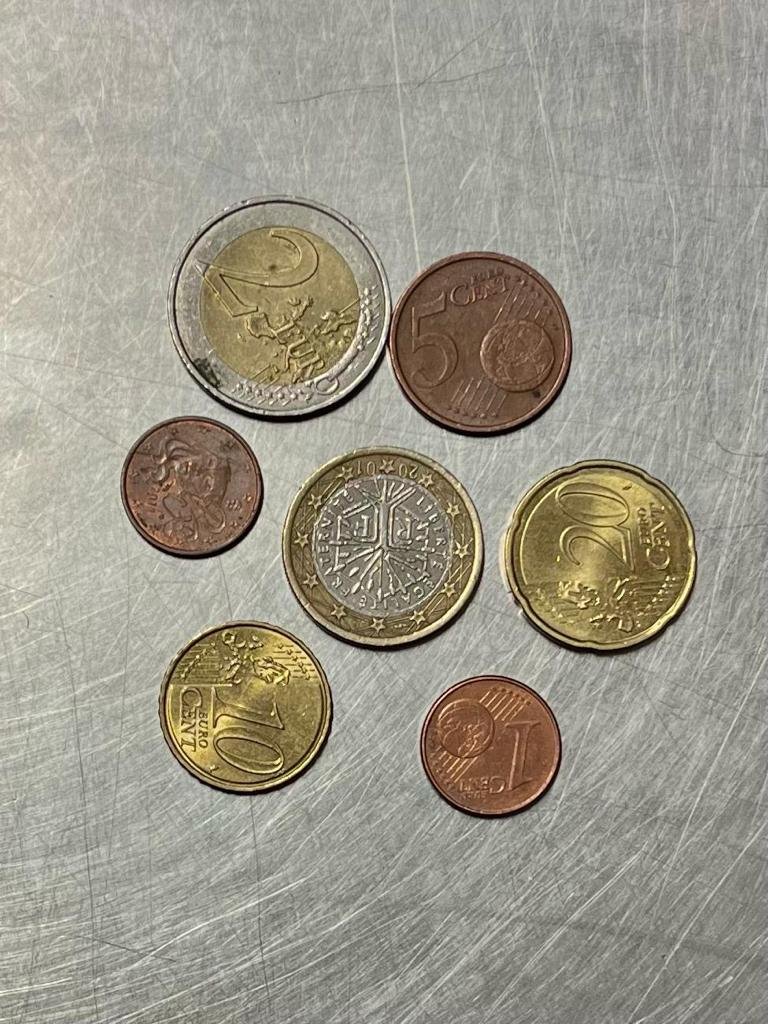
#> input picture dataset/images/100.JPG, 768 x 1024 px
$ python -i segmentation.py   (imports and definitions only)
#> lines starting #> are read from the running program, lines starting #| are printed output that depends on the picture; after the words box and inside, x2 and y2 are one past the last pixel; in counts of white or black regions, pixels touching at a corner belong together
#> further down, picture is the input picture: shape (1024, 768, 3); mean B, G, R 138.3, 152.2, 156.8
# segmentation.py
import cv2
import numpy as np
import matplotlib.pyplot as plt
from skimage.filters import threshold_multiotsu
from scipy.signal import find_peaks
from .postprocessing import *
from .preprocess import *


# [6 lines left out: function apply_segmentation, not called in this run]

"""
def apply_segmentation1(hist_processed_image, thresholds):
    # Appliquer la segmentation basée sur les seuils
    #_, segmented_image = cv2.threshold(hist_processed_image, thresholds[0], 255, cv2.THRESH_BINARY)
    segmented_image = np.digitize(hist_processed_image, bins=thresholds)

    return segmented_image

def apply_segmentation2(hist_processed_image, thresholds):
    # Initialize segmented image
    segmented_image = np.zeros_like(hist_processed_image)

    # Assign different intensity values to different classes based on thresholds
    num_classes = len(thresholds) + 1
    for i, threshold in enumerate(thresholds):
        intensity = int(255 * (i+1) / num_classes)  # Change here
        if i == 0:
            # Pixels below the first threshold belong to class 0
            segmented_image[hist_processed_image <= threshold] = intensity
        elif i == len(thresholds):
            # Pixels above the last threshold belong to the last class
            segmented_image[hist_processed_image > thresholds[-1]] = 255
        else:
            # Pixels between consecutive thresholds belong to intermediate classes
            segmented_image[(hist_processed_image > thresholds[i-1]) & (hist_processed_image <= threshold)] = intensity

    # Invert segmented image to have white regions
    inverted_segmented_image = 255 - segmented_image

    return inverted_segmented_image

"""

# [31 lines left out: functions apply_otsu_threshold, multi_otsu_thresholding, not called in this run]

def apply_adaptive_threshold(image):
    # Apply adaptive thresholding
    segmented_image = cv2.adaptiveThreshold(image, 255, cv2.ADAPTIVE_THRESH_GAUSSIAN_C, cv2.THRESH_BINARY, 21, 7)
    #segmented_image = cv2.adaptiveThreshold(image, 255, cv2.ADAPTIVE_THRESH_MEAN_C, cv2.THRESH_BINARY, 11, 2)
    return segmented_image

def color_based_segmentation(image):
    # Convert image from BGR to HSV color space
    hsv_image = cv2.cvtColor(image, cv2.COLOR_BGR2HSV)
#> hsv_image: shape (1024, 768, 3); mean H, S, V 27.8, 35.8, 157.2

    # Initialize segmented image
    segmented_image = np.zeros_like(image)

    # Apply adaptive thresholding on the saturation channel to adapt to lighting conditions
    saturation_channel = hsv_image[:, :, 1]
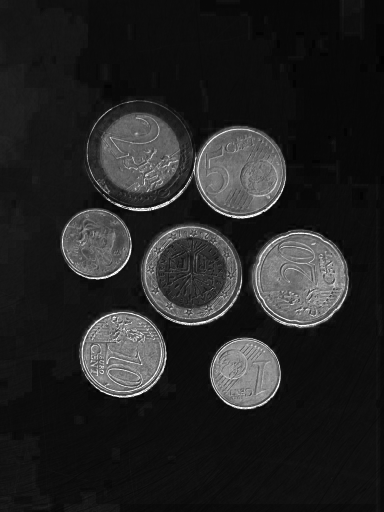
#> saturation_channel: shape (1024, 768) (shown at 1/2 size); min 0, max 255, mean 35.8
    adaptive_threshold = apply_adaptive_threshold(saturation_channel)
#> in apply_adaptive_threshold, `segmented_image = cv2.adaptiveThreshold(image, 255, cv2.ADAPTIVE_THRES..`:
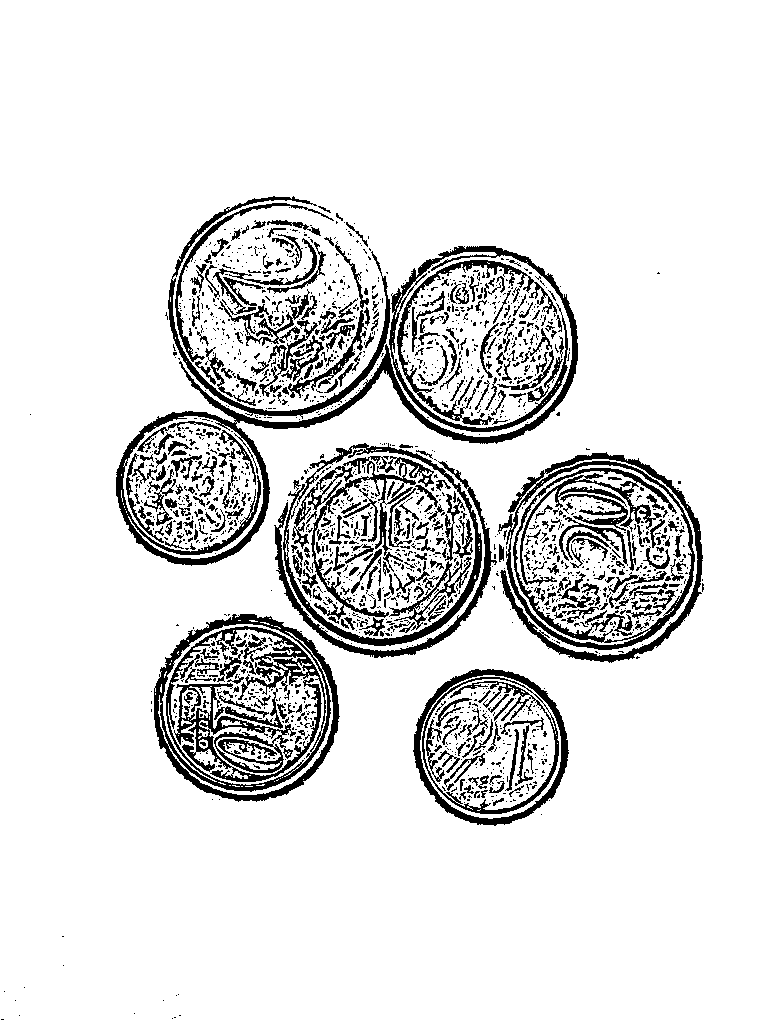
#> segmented_image: shape (1024, 768); 88.6% white; 1918 black regions (1541 under 20 px), largest, box (x1, y1, x2, y2) and area: (116, 246, 578, 566) 10212, (498, 452, 703, 663) 9268, (154, 614, 340, 802) 8025

    # Define color ranges for euro coins
    color_ranges = {
        "1_cent": [(0, 100, 100), (10, 255, 255)],    # Reddish color
        "2_cent": [(0, 100, 100), (10, 255, 255)],    # Reddish color
        "5_cent": [(0, 100, 100), (10, 255, 255)],    # Reddish color
        "10_cent": [(0, 100, 100), (20, 255, 255)],   # Reddish color
        "20_cent": [(0, 100, 100), (20, 255, 255)],   # Reddish color
        "50_cent": [(0, 100, 100), (20, 255, 255)],   # Reddish color
        "1_euro": [(20, 100, 100), (35, 255, 255)],  # Gold color
        "2_euro": [(20, 100, 100), (35, 255, 255)],   # Gold color
        "1_euros": [(10, 100, 100), (25, 255, 255)],  # Adjusted for both gold and silver colors
        "2_euros": [(10, 100, 100), (25, 255, 255)]   # Adjusted for both gold and silver colors

    }

    # Apply color-based segmentation for each coin denomination
    for coin, (lower, upper) in color_ranges.items():
        # Threshold the HSV image to get only pixels within the specified color range
        mask = cv2.inRange(hsv_image, np.array(lower), np.array(upper))

        # Apply the adaptive thresholding mask to refine the segmentation
        mask = cv2.bitwise_and(mask, adaptive_threshold)

        # Apply the mask to the original image
        coin_segment = cv2.bitwise_and(image, image, mask=mask)

        # Add the segmented coin to the segmented image
        segmented_image = cv2.add(segmented_image, coin_segment)
#> this loop made 10 passes
#> pass 1, in color_based_segmentation, `mask = cv2.inRange(hsv_image, np.array(lower), np.array(upper))`:
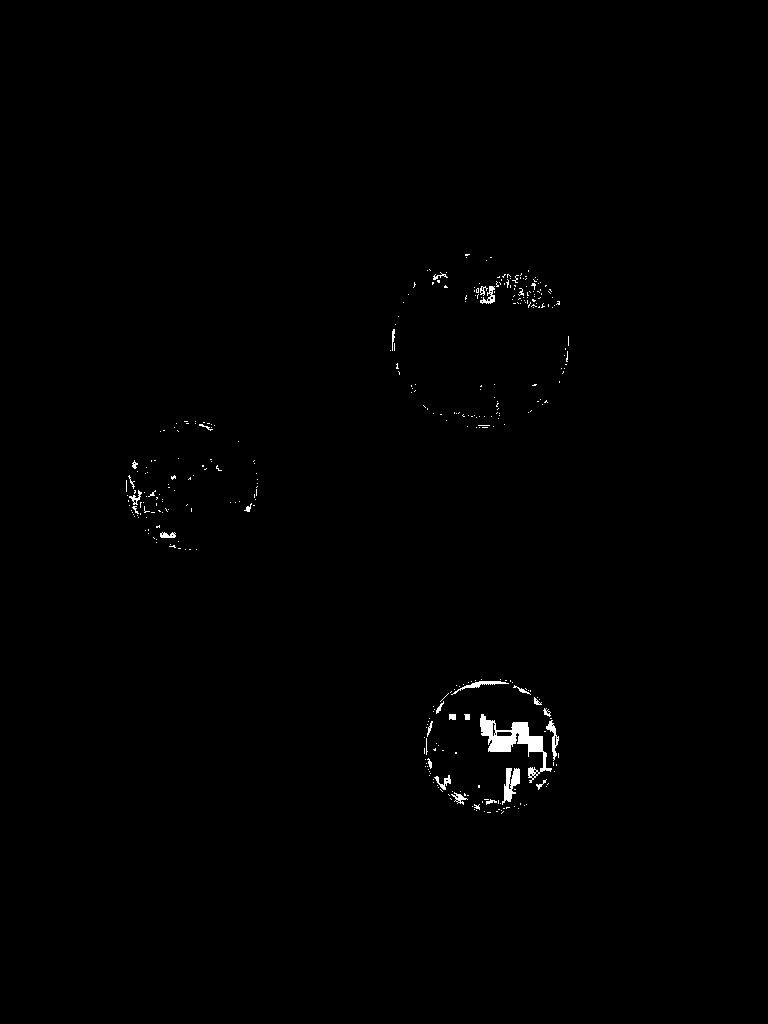
#> mask: shape (1024, 768); 0.51% white; 349 white regions (320 under 20 px), largest, box (x1, y1, x2, y2) and area: (480, 714, 552, 783) 1417, (502, 768, 520, 805) 352, (546, 720, 559, 761) 177
#> pass 1, in color_based_segmentation, `mask = cv2.bitwise_and(mask, adaptive_threshold)`:
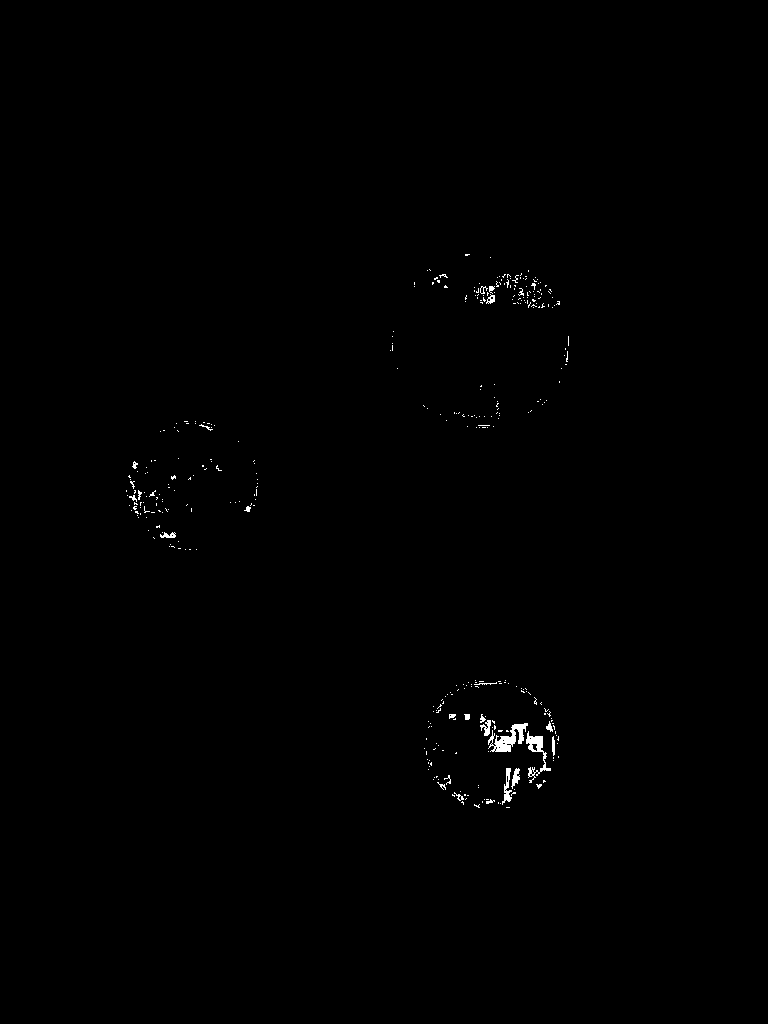
#> mask: shape (1024, 768); 0.36% white; 360 white regions (335 under 20 px), largest, box (x1, y1, x2, y2) and area: (488, 723, 528, 752) 504, (526, 731, 551, 783) 363, (502, 768, 512, 805) 159

    # Convert the color-based segmented image to grayscale
    segmented_image = cv2.cvtColor(segmented_image, cv2.COLOR_BGR2GRAY)
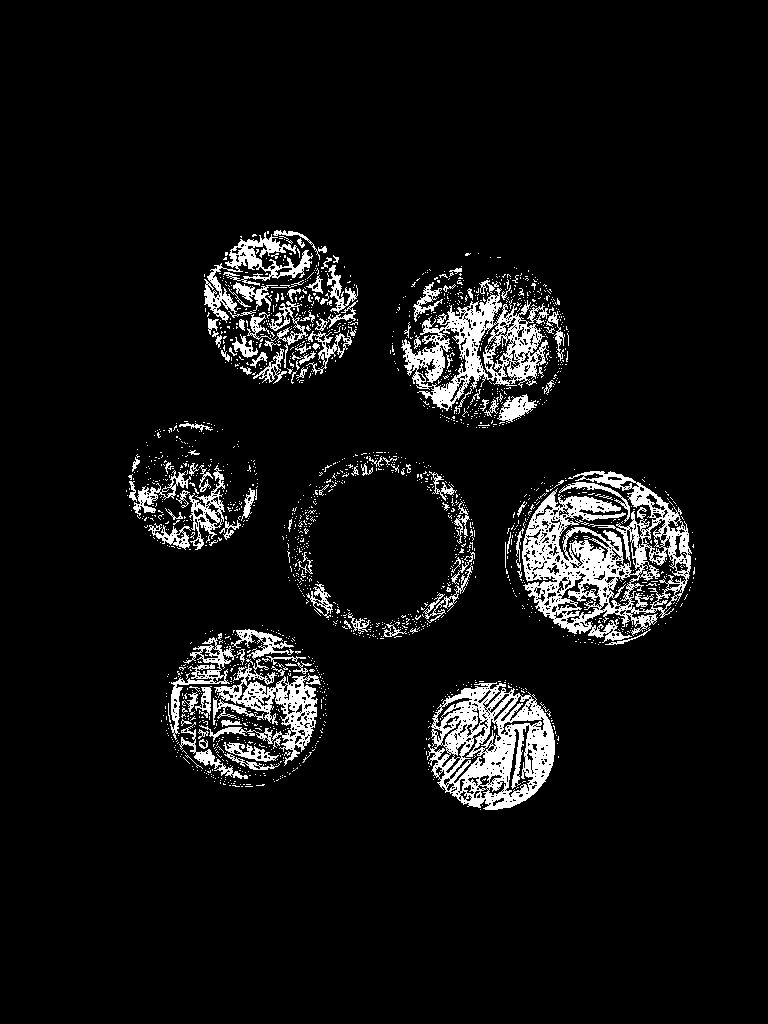
#> segmented_image: shape (1024, 768); min 0, max 255, mean 17.5
    # Apply morphological closing to fill in any gaps in the segmented regions
#> (the run stopped early here; a loop or call above may not have finished)

$ run again, on dataset/images/107.jpg
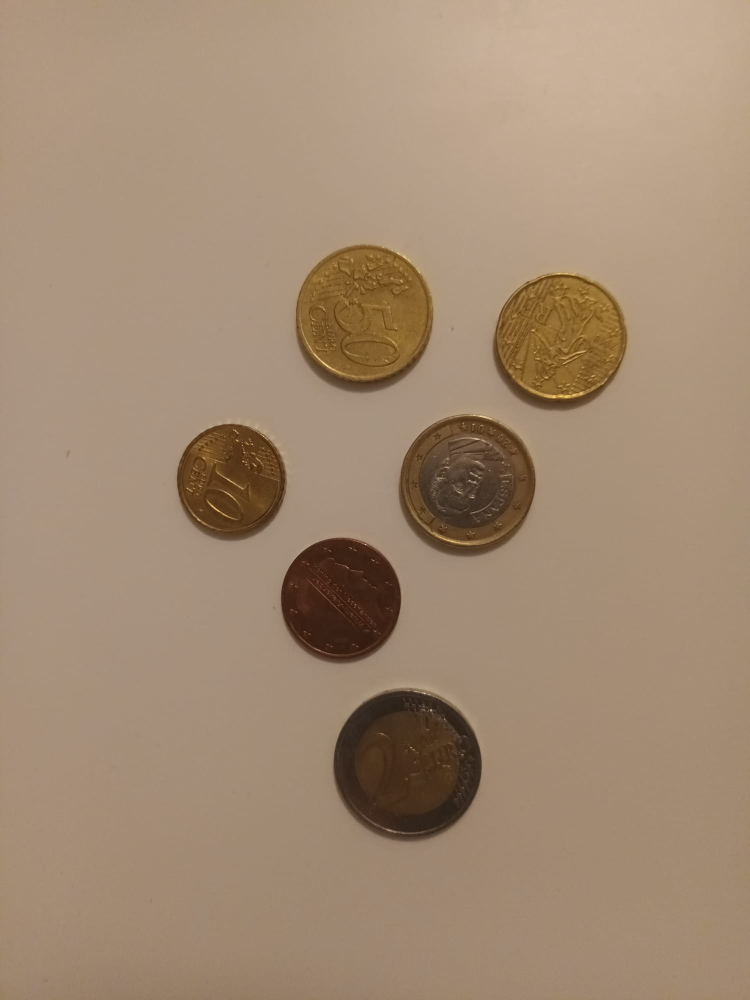
#> input picture dataset/images/107.jpg, 1500 x 2000 px (shown at 1/2 size)
#> picture is the input picture: shape (2000, 1500, 3); mean B, G, R 114.9, 138.3, 162
#> hsv_image: shape (2000, 1500, 3); mean H, S, V 14.7, 78, 162
#> in apply_adaptive_threshold, `segmented_image = cv2.adaptiveThreshold(image, 255, cv2.ADAPTIVE_THRES..`:
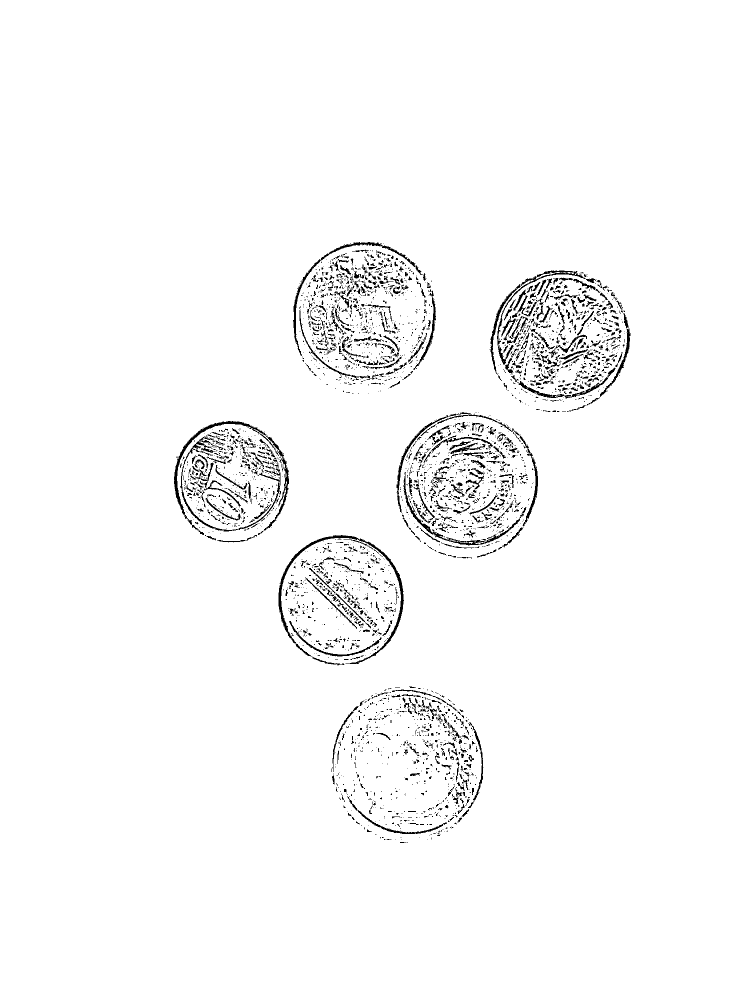
#> segmented_image: shape (2000, 1500) (shown at 1/2 size); 97.5% white; 3615 black regions (2917 under 20 px), largest, box (x1, y1, x2, y2) and area: (557, 1070, 808, 1328) 3402, (348, 842, 578, 1070) 3149, (360, 871, 561, 1063) 1859
#> in color_based_segmentation, `segmented_image = cv2.cvtColor(segmented_image, cv2.COLOR_BGR2GRAY)`:
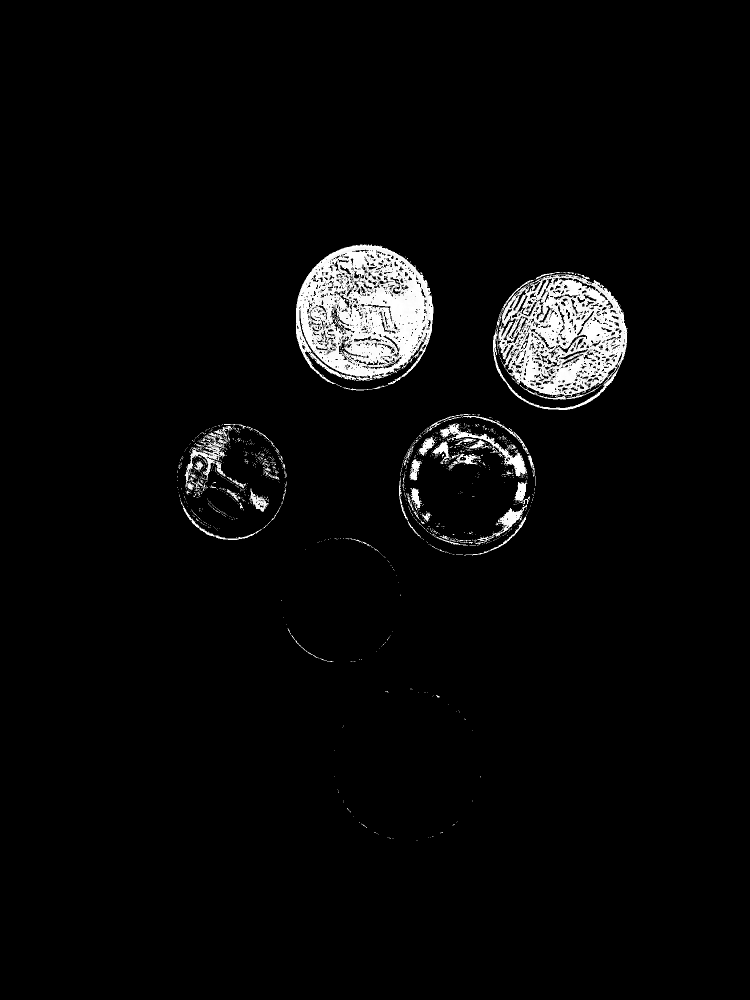
#> segmented_image: shape (2000, 1500) (shown at 1/2 size); min 0, max 255, mean 9
